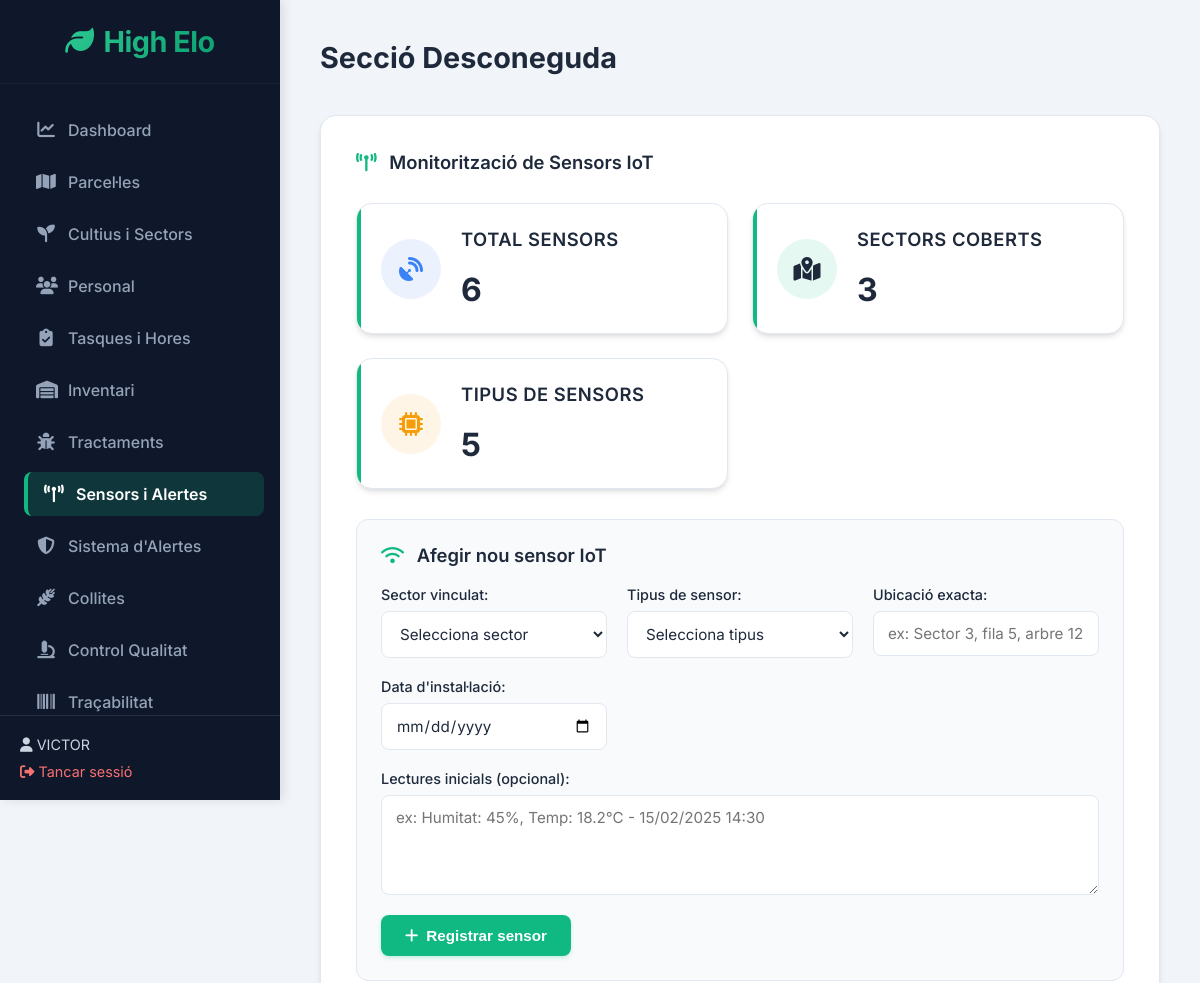
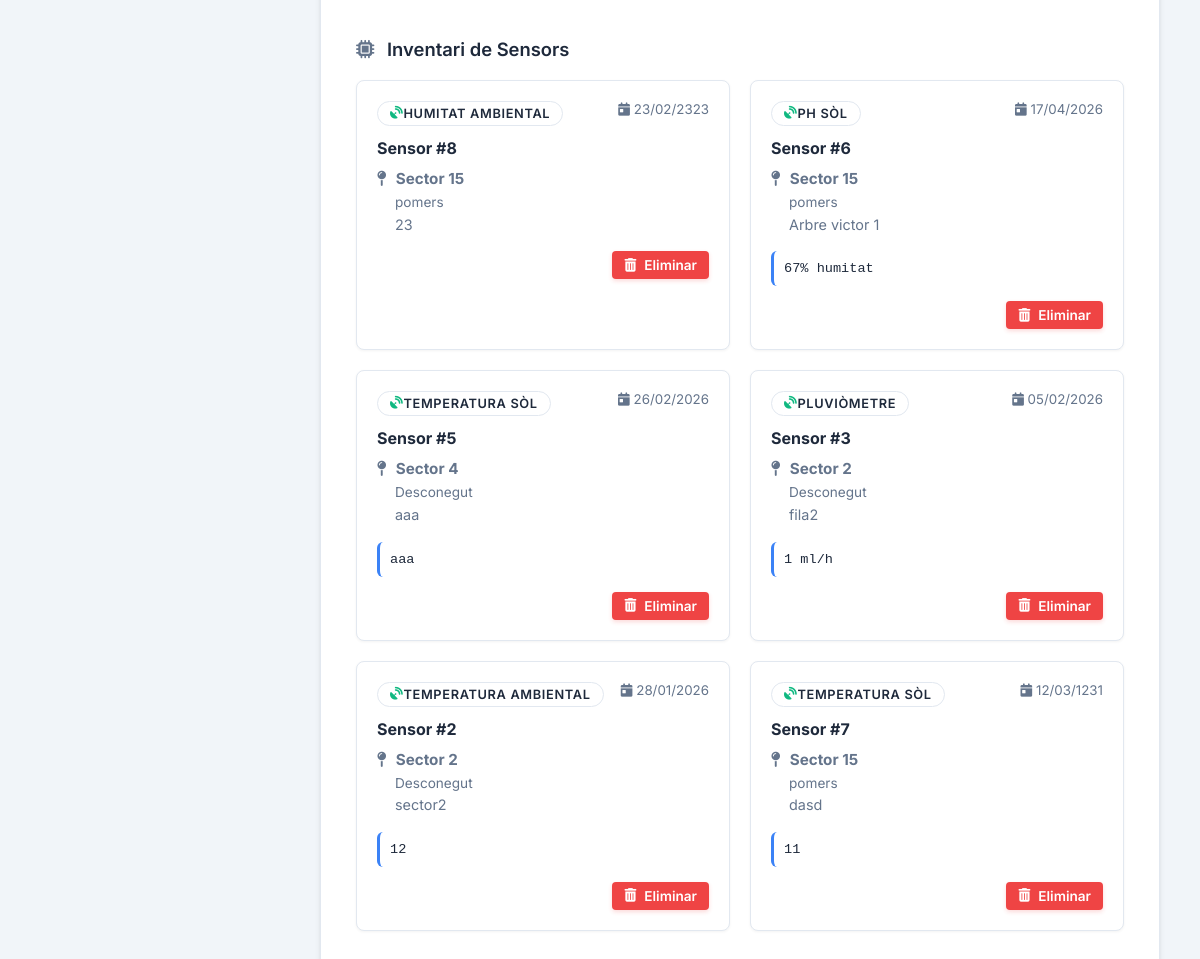
The app's page /index.php?p=sensors (signed in) with its own data (2 pictures, top to bottom).
### tables this page shows
CREATE TABLE `sensor` (
  `id_sensor` int(11) NOT NULL,
  `id_sector` int(11) NOT NULL,
  `tipus_sensor` varchar(100) NOT NULL DEFAULT '',
  `ubicacio` varchar(255) DEFAULT NULL,
  `data_instalacio` date DEFAULT NULL,
  `lectures` text DEFAULT NULL
);

### modules/sensors.php (the view, shortened to what this page needs)
<div class="section">
    <div style="display:flex; justify-content:space-between; align-items:center; flex-wrap:wrap; gap:15px; margin-bottom:30px;">
        <h3 style="margin:0;">
            <i class="fa-solid fa-tower-broadcast" style="color:var(--primary); margin-right:8px;"></i>
            Monitorització de Sensors IoT
        </h3>
    </div>
    <?php
    $q_tot = $conn->query("SELECT COUNT(*) AS total FROM Sensor");
    $tot_sen = $q_tot ? ($q_tot->fetch_assoc()['total'] ?? 0) : 0;
    $q_sec = $conn->query("SELECT COUNT(DISTINCT id_sector) AS sectors FROM Sensor");
    $tot_sec = $q_sec ? ($q_sec->fetch_assoc()['sectors'] ?? 0) : 0;
    $q_tip = $conn->query("SELECT COUNT(DISTINCT tipus_sensor) AS tipus FROM Sensor");
    $tot_tip = $q_tip ? ($q_tip->fetch_assoc()['tipus'] ?? 0) : 0;
    ?>
    <div class="dashboard-grid" style="margin-bottom: 30px;">
        <div class="kpi-card">
            <div class="kpi-icon" style="color:var(--info); background:rgba(59,130,246,0.1);"><i class="fa-solid fa-satellite-dish"></i></div>
            <div class="kpi-content">
                <h3>Total Sensors</h3>
                <p class="kpi-value"><?= $tot_sen ?></p>
            </div>
        </div>
        <div class="kpi-card">
            <div class="kpi-icon" style="color:var(--success); background:rgba(16,185,129,0.1);"><i class="fa-solid fa-map-location-dot"></i></div>
            <div class="kpi-content">
                <h3>Sectors Coberts</h3>
                <p class="kpi-value"><?= $tot_sec ?></p>
            </div>
        </div>
        <div class="kpi-card">
            <div class="kpi-icon" style="color:var(--warning); background:rgba(245,158,11,0.1);"><i class="fa-solid fa-microchip"></i></div>
            <div class="kpi-content">
                <h3>Tipus de Sensors</h3>
                <p class="kpi-value"><?= $tot_tip ?></p>
            </div>
        </div>
    </div>
    <div class="form-section">
        <div style="display:flex; justify-content:space-between; align-items:center; margin-bottom:20px;">
            <h3 style="margin:0;"><i class="fa-solid fa-wifi" style="color:var(--primary); margin-right:8px;"></i> Afegir nou sensor IoT</h3>
        </div>
        <form method="post">
            <div class="form-grid">
                <div class="form-group">
                    <label>Sector vinculat:</label>
                    <select name="id_sector" required>
                        <option value="">Selecciona sector</option>
                    </select>
                </div>
                <div class="form-group">
                    <label>Tipus de sensor:</label>
                    <select name="tipus_sensor" required>
                        <option value="">Selecciona tipus</option>
                    </select>
                </div>
                <div class="form-group">
                    <label>Ubicació exacta:</label>
                    <input type="text" name="ubicacio" placeholder="ex: Sector 3, fila 5, arbre 12" required>
                </div>
                <div class="form-group">
                    <label>Data d'instal·lació:</label>
                    <input type="date" name="data_instalacio" required>
                </div>
                <div class="form-group full-width">
                    <label>Lectures inicials (opcional):</label>
                    <textarea name="lectures" rows="2" placeholder="ex: Humitat: 45%, Temp: 18.2°C - 15/02/2025 14:30"></textarea>
                </div>
            </div>
            <button type="submit" class="btn"><i class="fa-solid fa-plus"></i> Registrar sensor</button>
        </form>
    </div>
    <div style="display:flex; justify-content:space-between; align-items:center; margin-bottom: 20px; margin-top: 40px;">
        <h3 style="margin:0;"><i class="fa-solid fa-microchip" style="margin-right:8px; color:var(--text-muted);"></i> Inventari de Sensors</h3>
    </div>
    <?php
    $sensors_list = $conn->query("
        SELECT s.id_sensor, s.id_sector, s.tipus_sensor, s.ubicacio, s.data_instalacio, s.lectures, p.nom AS parcela_nom
        FROM Sensor s
        LEFT JOIN Sector_Cultiu sc ON s.id_sector = sc.id_sector
        LEFT JOIN `Parcel·la` p ON sc.id_parcela = p.id_parcela
        ORDER BY s.data_instalacio DESC
    ");
    if ($sensors_list && $sensors_list->num_rows > 0):
    ?>
        <div style="display: grid; grid-template-columns: repeat(auto-fill, minmax(300px, 1fr)); gap: 20px; margin-bottom: 50px;">
            <?php while ($sen = $sensors_list->fetch_assoc()): ?>
                <div style="border: 1px solid var(--border-color); background: #fff; border-radius: 8px; padding: 20px; position:relative; box-shadow: 0 1px 3px rgba(0,0,0,0.05);">
                    <div style="display: flex; justify-content: space-between; align-items: flex-start; margin-bottom: 12px;">
                        <span class="badge badge-secondary" style="font-size: 0.8rem; background: var(--bg-color); color: var(--text-main); border: 1px solid var(--border-color);"><i class="fa-solid fa-satellite-dish" style="color: var(--primary);"></i> <?= htmlspecialchars($sen['tipus_sensor'] ?? '-') ?></span>
                        <small style="color: var(--text-muted);"><i class="fa-solid fa-calendar-day"></i> <?= date('d/m/Y', strtotime($sen['data_instalacio'])) ?></small>
                    </div>
                    <h4 style="margin: 0 0 10px 0; color: var(--text-main);">Sensor #<?= htmlspecialchars($sen['id_sensor']) ?></h4>
                    <p style="margin: 0 0 15px 0; font-size: 0.95rem; color: var(--text-muted); line-height: 1.5;">
                        <i class="fa-solid fa-map-pin" style="margin-right: 5px;"></i> <strong>Sector <?= htmlspecialchars($sen['id_sector']) ?></strong> <br>
                        <span style="font-size: 0.85rem; margin-left: 18px; color: var(--text-light);"><?= htmlspecialchars($sen['parcela_nom'] ?? 'Desconegut') ?></span><br>
                        <span style="margin-left: 18px; font-size: 0.9rem;"><?= htmlspecialchars($sen['ubicacio'] ?? '-') ?></span>
                    </p>
                    <?php if (!empty($sen['lectures'])): ?>
                        <div style="background: var(--bg-color); padding: 10px; border-radius: 6px; font-size: 0.85rem; font-family: monospace; color: var(--text-main); margin-bottom: 15px; border-left: 3px solid var(--info);">
                            <?= nl2br(htmlspecialchars($sen['lectures'])) ?>
                        </div>
                    <?php endif; ?>
                    <div style="text-align: right; margin-top: auto;">
                        <a href="?eliminar=1&tipus=sensor&id=<?= $sen['id_sensor'] ?>&p=sensors"
                           class="btn btn-red btn-icon" onclick="return confirm('Segur que vols eliminar aquest sensor?');" title="Eliminar sensor" style="padding: 6px 12px; font-size: 0.85rem; border-radius: 4px;">
                            <i class="fa-solid fa-trash-can"></i> Eliminar
                        </a>
                    </div>
                </div>
            <?php endwhile; ?>
        </div>
    <?php else: ?>
        <p style="color:var(--text-muted); margin-bottom:50px;"><i class="fa-solid fa-folder-open"></i> Encara no hi ha sensors actius.</p>
    <?php endif; ?>
</div>

### assets/css/style.css (style rules this page uses)
:root { --primary: #10b981; --primary-light: #34d399; --primary-dark: #059669; --bg-body: #f1f5f9; --bg-sidebar: #0f172a; --text-sidebar: #94a3b8; --text-sidebar-hover: #ffffff; --card-bg: #ffffff; --text-main: #1e293b; --text-muted: #64748b; --border-color: #e2e8f0; --danger: #ef4444; --danger-dark: #dc2626; --warning: #f59e0b; --info: #3b82f6; --shadow-sm: 0 1px 2px 0 rgba(0, 0, 0, 0.05); --shadow-md: 0 4px 6px -1px rgba(0, 0, 0, 0.1), 0 2px 4px -1px rgba(0, 0, 0, 0.06); --shadow-lg: 0 10px 15px -3px rgba(0, 0, 0, 0.1), 0 4px 6px -2px rgba(0, 0, 0, 0.05); --radius-md: 0.5rem; --radius-lg: 0.75rem; --radius-xl: 1rem; }
* { box-sizing: border-box; }
body { font-family: 'Inter', sans-serif; background: var(--bg-body); color: var(--text-main); margin: 0; padding: 0; display: flex; min-height: 100vh; }
.dashboard-grid { display: grid; grid-template-columns: repeat(auto-fit, minmax(280px, 1fr)); gap: 24px; margin-bottom: 40px; }
.kpi-card { background: var(--card-bg); border-radius: var(--radius-xl); padding: 24px; box-shadow: var(--shadow-md); display: flex; align-items: center; gap: 20px; transition: transform 0.3s ease, box-shadow 0.3s ease; position: relative; overflow: hidden; border: 1px solid var(--border-color); }
.kpi-card::before { content: ''; position: absolute; left: 0; top: 0; bottom: 0; width: 4px; background: var(--primary); }
.kpi-icon { width: 60px; height: 60px; border-radius: 50%; background: rgba(16, 185, 129, 0.1); color: var(--primary); display: flex; align-items: center; justify-content: center; font-size: 1.5rem; }
.kpi-content h3 { margin: 0; font-size: 0.9rem; color: var(--text-muted); text-transform: uppercase; letter-spacing: 0.5px; font-weight: 600; }
.kpi-content .kpi-value { margin: 5px 0 0; font-size: 2rem; font-weight: 700; color: var(--text-main); }
.section { background: var(--card-bg); border-radius: var(--radius-xl); box-shadow: var(--shadow-md); padding: 35px; margin-bottom: 30px; border: 1px solid var(--border-color); }
.section h3 { font-size: 1.15rem; color: var(--text-main); margin-top: 0; margin-bottom: 20px; font-weight: 600; }
.form-section { background: #f8fafc; padding: 24px; border-radius: var(--radius-lg); margin-bottom: 35px; border: 1px solid var(--border-color); }
.form-grid { display: grid; grid-template-columns: repeat(auto-fit, minmax(220px, 1fr)); gap: 20px; margin-bottom: 20px; }
.form-group { display: flex; flex-direction: column; gap: 8px; }
.form-group.full-width { grid-column: 1 / -1; }
label { font-weight: 500; font-size: 0.9rem; color: var(--text-main); }
input, select, textarea { width: 100%; padding: 12px 14px; border: 1px solid var(--border-color); border-radius: var(--radius-md); font-family: inherit; font-size: 0.95rem; background: white; transition: all 0.2s; outline: none; color: var(--text-main); }
textarea { resize: vertical; min-height: 100px; }
.btn { background: var(--primary); color: white; border: none; padding: 12px 24px; border-radius: var(--radius-md); cursor: pointer; font-weight: 600; font-size: 0.95rem; transition: all 0.2s; box-shadow: 0 2px 4px rgba(16, 185, 129, 0.2); display: inline-flex; align-items: center; justify-content: center; gap: 8px; text-decoration: none; }
.btn-red { background: var(--danger); box-shadow: 0 2px 4px rgba(239, 68, 68, 0.2); }
.badge { display: inline-flex; align-items: center; padding: 4px 12px; border-radius: 9999px; font-size: 0.75rem; font-weight: 600; text-transform: uppercase; letter-spacing: 0.05em; }
.badge-secondary { background: #f1f5f9; color: #475569; }
.btn-icon { padding: 8px 12px; font-size: 0.9rem; }

### records on screen
sensor: tipus_sensor "HUMITAT AMBIENTAL", data_instalacio "23/02/2323", id_sensor "8", id_sector "15", parcel·la.nom "pomers", ubicacio "23"
sensor: tipus_sensor "PH SÒL", data_instalacio "17/04/2026", id_sensor "6", id_sector "15", parcel·la.nom "pomers", ubicacio "Arbre victor 1", lectures "67% humitat"
sensor: tipus_sensor "TEMPERATURA SÒL", data_instalacio "26/02/2026", id_sensor "5", id_sector "4", parcela_nom "Desconegut", ubicacio "aaa", lectures "aaa"
sensor: tipus_sensor "PLUVIÒMETRE", data_instalacio "05/02/2026", id_sensor "3", id_sector "2", parcela_nom "Desconegut", ubicacio "fila2", lectures "1 ml/h"
sensor: tipus_sensor "TEMPERATURA AMBIENTAL", data_instalacio "28/01/2026", id_sensor "2", id_sector "2", parcela_nom "Desconegut", ubicacio "sector2", lectures "12"
sensor: tipus_sensor "TEMPERATURA SÒL", data_instalacio "12/03/1231", id_sensor "7", id_sector "15", parcel·la.nom "pomers", ubicacio "dasd", lectures "11"

### other values on screen
$_SESSION['usuari_nom'] "VICTOR"
$titols[$p] "Secció Desconeguda"
$tot_sen "6"
$tot_sec "3"
$tot_tip "5"
